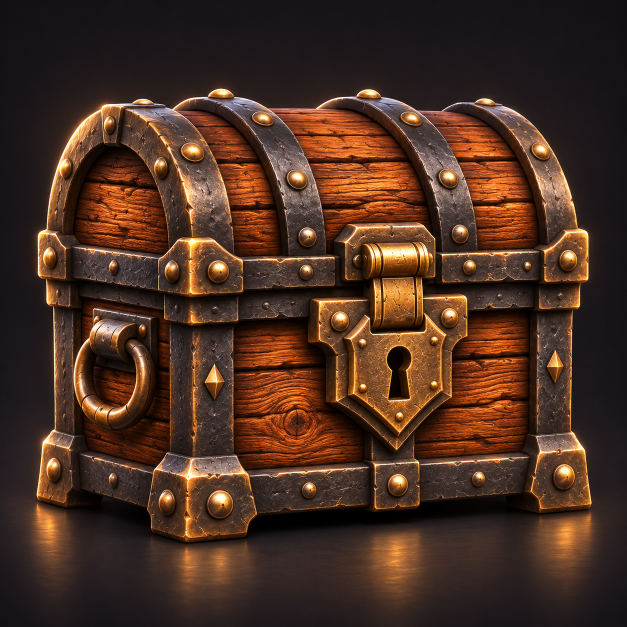
#> input picture treasure_chest_20261113/reference.png, 1254 x 1254 px (shown at 1/2 size)
$ python present.py
#> lines starting #> are read from the running program, lines starting #| are printed output that depends on the picture
from pathlib import Path
from PIL import Image,ImageOps,ImageDraw,ImageFont
import json
D=Path(__file__).resolve().parent;C=D/'09_pitted_iron';R=D.parents[1]/'reference.png'
try:font=ImageFont.truetype('/System/Library/Fonts/Helvetica.ttc',22)
except OSError:font=ImageFont.load_default()
def row(items,name,size):
 out=Image.new('RGB',(size[0]*len(items),size[1]+52),'#202020');dr=ImageDraw.Draw(out)
 for i,(im,label) in enumerate(items):
  im=im if isinstance(im,Image.Image) else Image.open(im).convert('RGB');im=ImageOps.contain(im,size,Image.Resampling.LANCZOS);out.paste(im,(i*size[0]+(size[0]-im.width)//2,52+(size[1]-im.height)//2));dr.text((i*size[0]+14,15),label,fill='white',font=font)
 out.save(D/name,quality=98)
def rail(p):
 im=Image.open(p).convert('RGB');s=im.width/1200;return im.crop(tuple(round(v*s) for v in (295,215,960,466)))
left=C/'iron_final.png';right=C/'right_final.png';context=C/'context_final.png'
if left.exists():
 ref=Image.open(R).convert('RGB').crop((465,923,737,1019));row([(ref,'Original lower iron'),(rail(left),'Selected lower rim, original lighting')],'reference_comparison.jpg',(1000,440))
#> after `ref = Image.open(R).convert('RGB').crop((465, 923, 737, 1019))`:
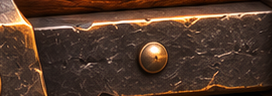
#> ref: PIL image 272x96 RGB; mean R, G, B 81.8, 57.1, 43.3
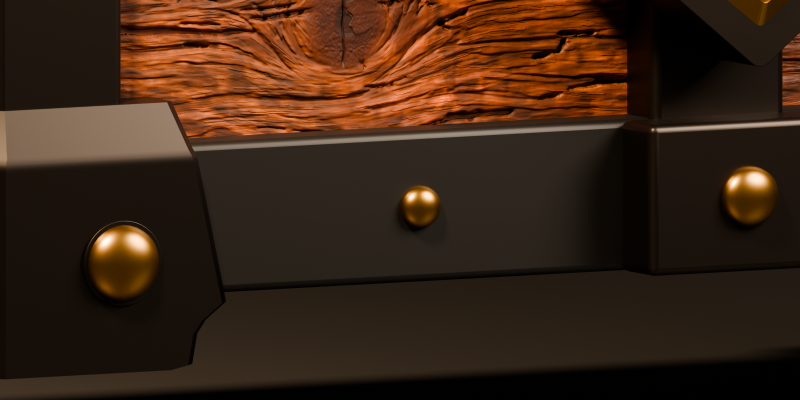
#> input picture treasure_chest_20261113/phase05/lower_iron/00_flat/iron_final.png, 1600 x 800 px, found by its file name (shown at 1/2 size)
#> in rail, `return im.crop(tuple((round(v * s) for v in (295, 215, 960, 466))))`:
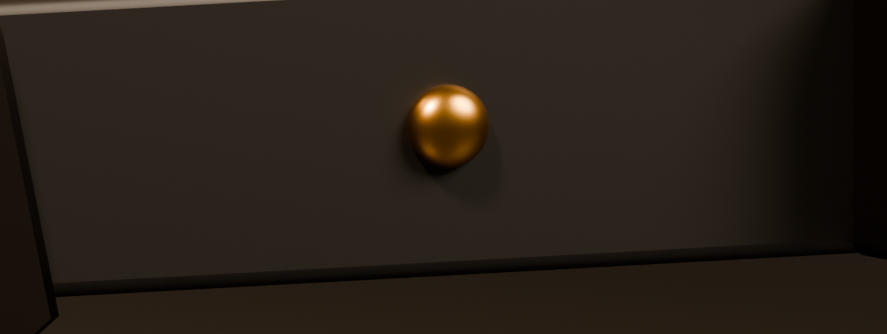
#> returned value: PIL image 887x334 RGB; mean R, G, B 39.6, 31.8, 24
#> in row, `out = Image.new('RGB', (size[0] * len(items), size[1] + 52), '#202020'`: out: PIL image 2000x492 RGB; every value is 32
#> pass 2 of the loop in row, `for i,(im,label) in enumerate(items):`:
#> in row, `im = ImageOps.contain(im, size, Image.Resampling.LANCZOS)`:
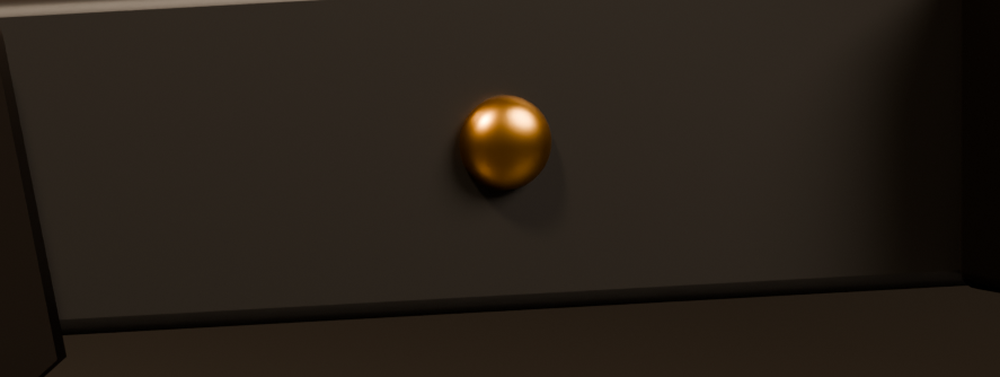
#> im: PIL image 1000x377 RGB; mean R, G, B 39.6, 31.8, 24
#> in row, `out.save(D/name,quality=98)`:
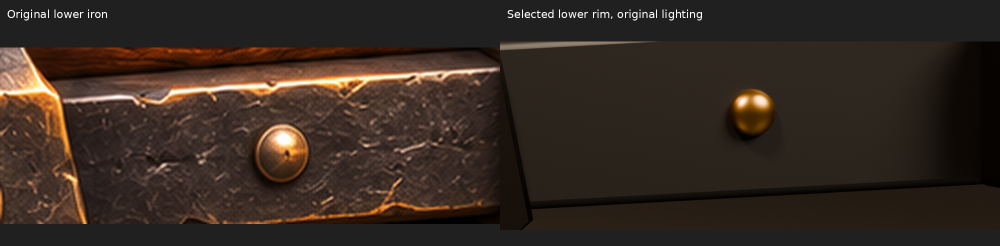
#> saved as reference_comparison.jpg: PIL image 2000x492 RGB (shown at 1/2 size); mean R, G, B 53.4, 41.6, 33.6
 old=D/'00_flat/iron_final.png'
 if old.exists():row([(rail(old),'Flat iron control, same lighting'),(rail(left),'Forged lower rim test')],'baseline_comparison.jpg',(1000,440))
#> call 2 of row, with name = 'baseline_comparison.jpg', size = (1000, 440)
#> pass 2 of the loop in row, `for i,(im,label) in enumerate(items):`:
#> in row (call 2), `out.save(D/name,quality=98)`:
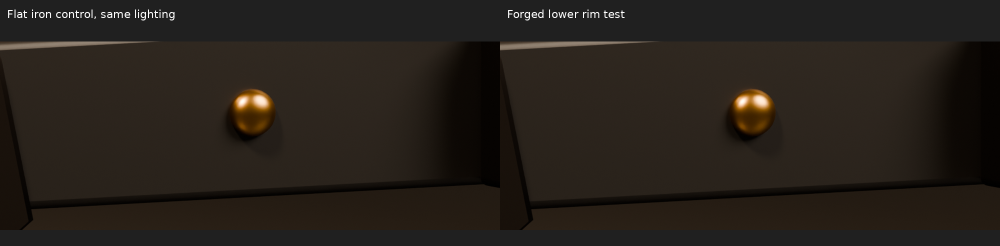
#> saved as baseline_comparison.jpg: PIL image 2000x492 RGB (shown at 1/2 size); mean R, G, B 38.4, 32.4, 26.4
 Image.open(left).convert('RGB').save(D/'iron_close.jpg',quality=99)
if left.exists() and right.exists():row([(left,'Left bay and approved wood'),(right,'Right bay and approved wood')],'close_views.jpg',(1100,550))
#> call 3 of row, with name = 'close_views.jpg', size = (1100, 550)
#> in row (call 3), `out = Image.new('RGB', (size[0] * len(items), size[1] + 52), '#202020'`: out: PIL image 2200x602 RGB; every value is 32
#> in row (call 3), `out.paste(im, (i * size[0] + (size[0] - im.width) // 2, 52 + (size[1] `:
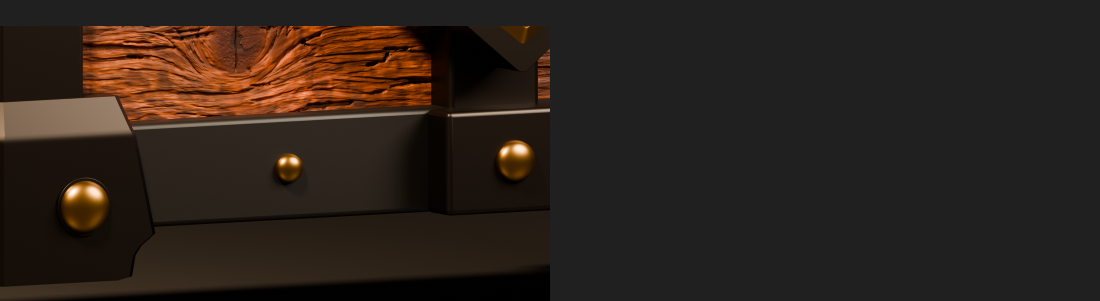
#> out: PIL image 2200x602 RGB (shown at 1/2 size); mean R, G, B 44, 34.1, 27.2
#> pass 2 of the loop in row, `for i,(im,label) in enumerate(items):`:
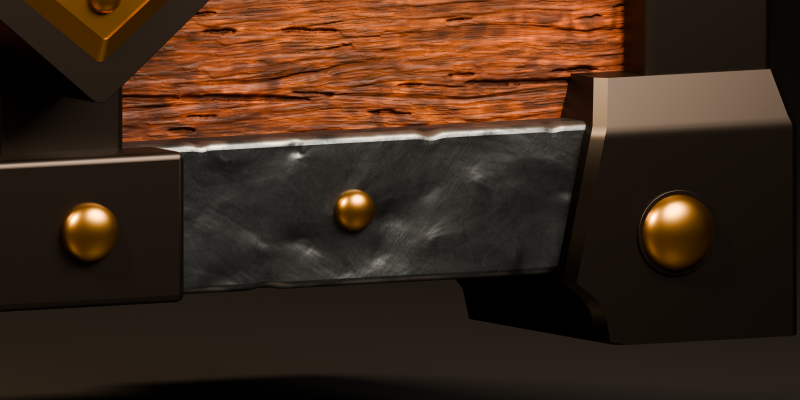
#> input picture treasure_chest_20261113/phase05/lower_iron/08_iron_test/right_final.png, 1600 x 800 px, found by its file name (shown at 1/2 size)
#> in row (call 3), `out.paste(im, (i * size[0] + (size[0] - im.width) // 2, 52 + (size[1] `:
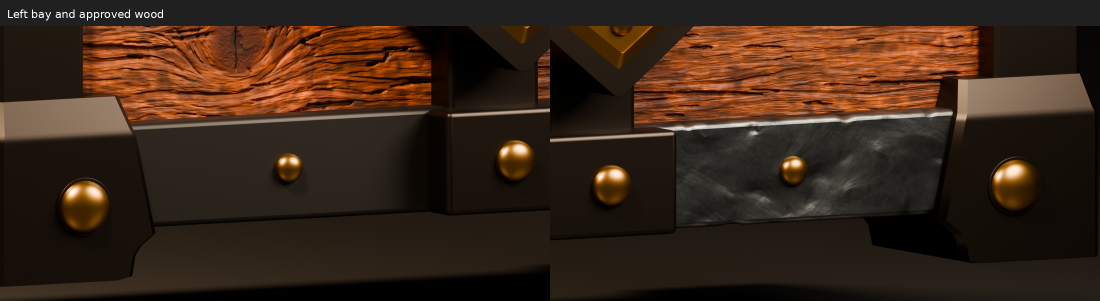
#> out: PIL image 2200x602 RGB (shown at 1/2 size); mean R, G, B 57.2, 38.2, 24.8
#> in row (call 3), `out.save(D/name,quality=98)`:
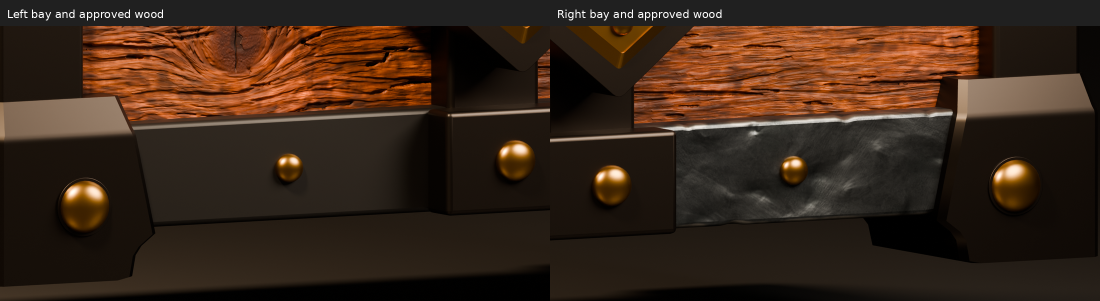
#> saved as close_views.jpg: PIL image 2200x602 RGB (shown at 1/2 size); mean R, G, B 57.5, 38.5, 25.1
if context.exists():
#> (the run stopped early here; a loop or call above may not have finished)
